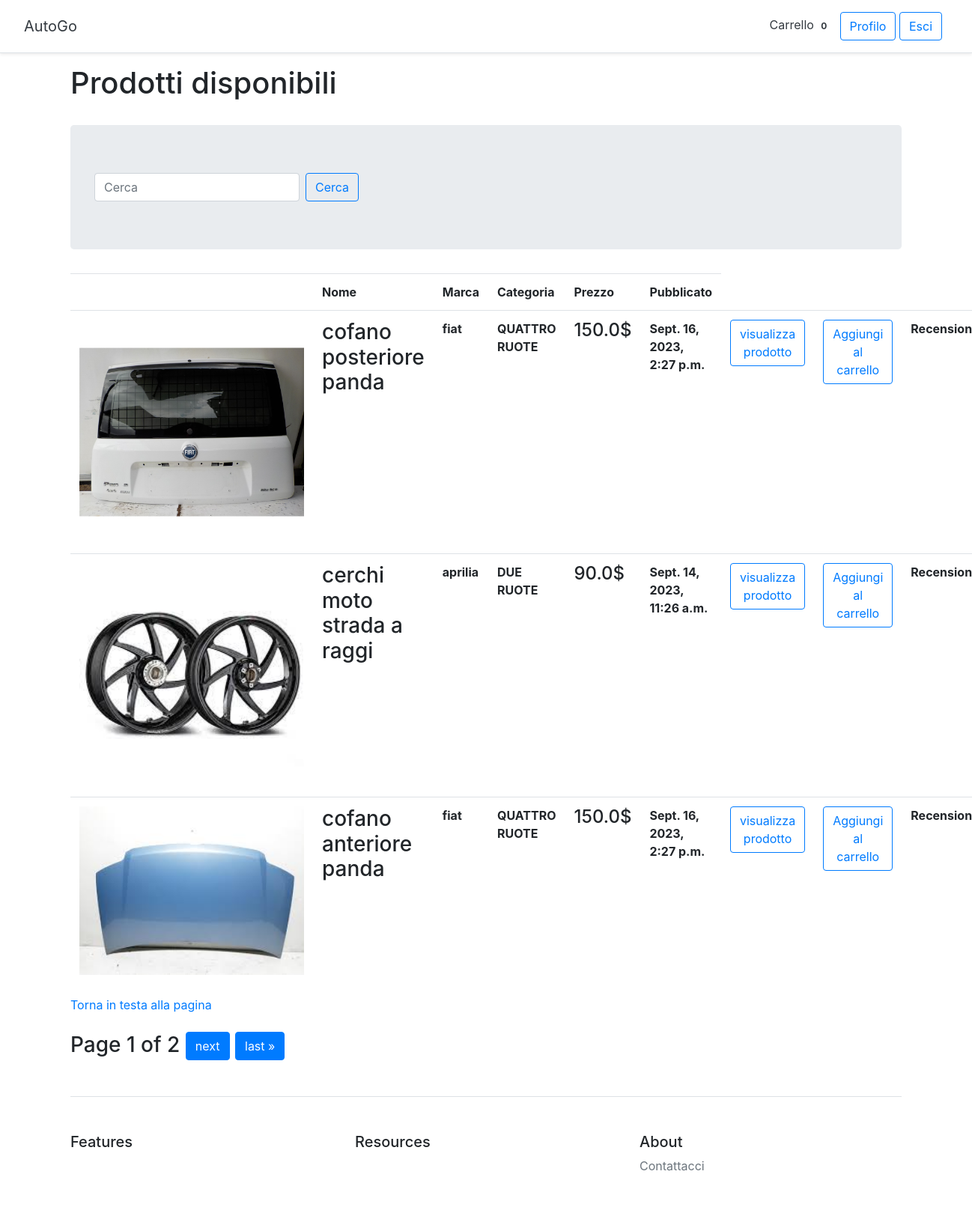
The page /prodotto/list/ (signed in) on the database its author committed.
### prodotto/models.py (models this page shows, shortened)
class Prodotto(models.Model):
    DUE_RUOTE = 'DR'
    TRE_RUOTE = 'TR'
    QUATTRO_RUOTE = 'QR'
    ALTRO = 'AL'
    categorie = [
        (DUE_RUOTE, 'DUE RUOTE'),
        (TRE_RUOTE, 'TRE RUOTE'),
        (QUATTRO_RUOTE, 'QUATTRO RUOTE'),
        (ALTRO, 'ALTRO'),
    ]
    categoria = models.CharField(max_length=2, choices=categorie, default='AL')
    titolo = models.CharField(max_length=100)
    id_prodotto = models.CharField(max_length=60)
    slug = models.SlugField()
    img = models.ImageField(upload_to="images/")
    descrizione = models.CharField(max_length=1000)
    prezzo = models.FloatField()
    ricambio = models.CharField(max_length=150)
    anno = models.IntegerField(blank=True, null=True)
    n_acquisti = models.IntegerField(default=0)
    marca = models.CharField(max_length=100)
    publicato = models.DateTimeField(auto_now_add=True)
    modificato = models.DateTimeField(auto_now=True)
    class Meta:
        ordering = ('-publicato',)

### prodotto/views.py (the view)
# urls.py: path('list/', views.ProdottoListView.as_view(), name='prodotto-list'),
class ProdottoListView(ListView):
    model = Prodotto
    paginate_by = 3
    template_name = 'prodotto/prodotto_list.html'
    def get_queryset(self):
        tag = self.kwargs.get('categoria_tag', None)
        if tag:
            queryset = Prodotto.objects.filter(categoria__in=[tag])
        else:
            queryset = Prodotto.objects.all()
        return queryset
    def get_context_data(self, **kwargs):
        context = super().get_context_data(**kwargs)
        context['recensioni_count'] = Recensione.objects.all()
        return context

### carrello/context_processor.py (called while the page is built)
def cart_total_amount(request):
    if request.user.is_authenticated:
        cart = Cart(request)
        total_bill = 0.0
        for key, value in request.session['cart'].items():
            total_bill = total_bill + (float(value['price']) * value['quantity'])
        return {'cart_total_amount': total_bill}
    else:
        return {'cart_total_amount': 0}

### prodotto/templatetags/prodotto_tag.py (called while the page is built)
@register.filter()
def filtra(value, id):
    return value.filter(prodotto=id)

### prodotto/templates/prodotto/prodotto_list.html (shortened to what this page needs)
{% extends "homepage/base.html" %}
{% load static %}
{% load prodotto_tag %}
{% block content %}
    <h1>Prodotti disponibili</h1>
    <br>
    <section class="jumbotron text-center">
        <form class="form-inline my-2 my-lg-0" method="get" action="{% url 'prodotto:cerca' %}">
            <input name="query" class="form-control mr-sm-2" type="text" placeholder="Cerca" aria-label="Search">
            <button class="btn btn-outline-primary" type="submit">Cerca</button>
        </form>
    </section>
    {% if object_list|length %}
        <table class="table">
            <ul>
                <tr>
                    <th></th>
                    <th>Nome</th>
                    <th>Marca</th>
                    <th>Categoria</th>
                    <th>Prezzo</th>
                    <th>Pubblicato</th>
                </tr>
                {% for prodotti in object_list %}
                    <tr>
                    <th><img src="{{ prodotti.img.url }}" width="300"></th>
                    <th><h3>{{ prodotti.titolo }}</h3></th>
                    <th>{{ prodotti.marca }}</th>
                    <th>{{ prodotti.get_categoria_display }}</th>
                    <th><h4>{{ prodotti.prezzo }}$</h4></th>
                    <th>{{ prodotti.modificato }}</th>
                    <th><a class="btn btn-outline-primary" href="{% url 'prodotto:prodotto-detail' prodotti.id %}">visualizza
                        prodotto</a></th>
                    <th><a class="btn btn-outline-primary" href="{% url 'carrello:cart_add' prodotti.id %}">Aggiungi al
                        carrello</a></th>
                    <th>Recensioni({{ recensioni_count|filtra:prodotti.id|length }})</th>
                {% endfor %}
            </ul>
        </table>
        <a href="">Torna in testa alla pagina</a><br>
        <br>
        <div>
            <h3>
                <div class="pagination">
    <span class="step-links">
        <span class="current">
            Page {{ page_obj.number }} of {{ page_obj.paginator.num_pages }}
        </span>
        {% if page_obj.has_next %}
            <a class="btn btn-primary" href="?page={{ page_obj.next_page_number }}">next</a>
            <a class="btn btn-primary" href="?page={{ page_obj.paginator.num_pages }}">last &raquo;</a>
        {% endif %}
    </span>
                </div>
            </h3>
        </div>
    {% else %}
        <h3>Non ci sono ancora prodotti disponibili</h3><br>
    {% endif %}
{% endblock %}

### rows shown on the page
Prodotto: img (picture), titolo "cofano posteriore panda", marca "fiat", categoria "QUATTRO RUOTE", prezzo "150.0", modificato "Sept. 16, 2023, 2:27 p.m."
Prodotto: img (picture), titolo "cerchi moto strada a raggi", marca "aprilia", categoria "DUE RUOTE", prezzo "90.0", modificato "Sept. 14, 2023, 11:26 a.m."
Prodotto: img (picture), titolo "cofano anteriore panda", marca "fiat", categoria "QUATTRO RUOTE", prezzo "150.0", modificato "Sept. 16, 2023, 2:27 p.m."

### other values the page prints
{{ request.session.cart|length }} "0"
{{ page_obj.number }} "1"
{{ page_obj.paginator.num_pages }} "2"
